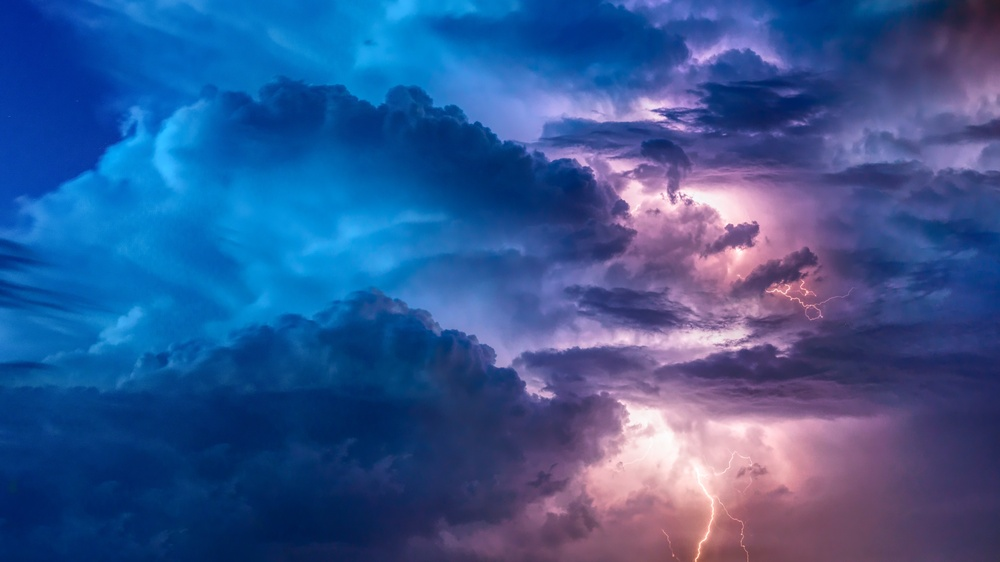
#> input picture image.jpg, 1000 x 562 px, shrunk from 6000 x 3375 before the run, given in place of image.png, which was not available
$ python opencv1.py
#> lines starting #> are read from the running program, lines starting #| are printed output that depends on the picture; pictures that were not available may be replaced by others from this repository, and a replacement may not be noted
import cv2;
import numpy as np;

img = cv2.imread("image.png")
#> img is the input picture: shape (562, 1000, 3); mean B, G, R 147.2, 87.7, 53.2
#HSV
#h - Hue(color type)
#s - Saturation(color intensity)
#v - Value(color brightness)

hsv = cv2.cvtColor(img,cv2.COLOR_BGR2HSV)
#> hsv: shape (562, 1000, 3); mean H, S, V 117.2, 179.7, 150.3
h,s,v = cv2.split(hsv)
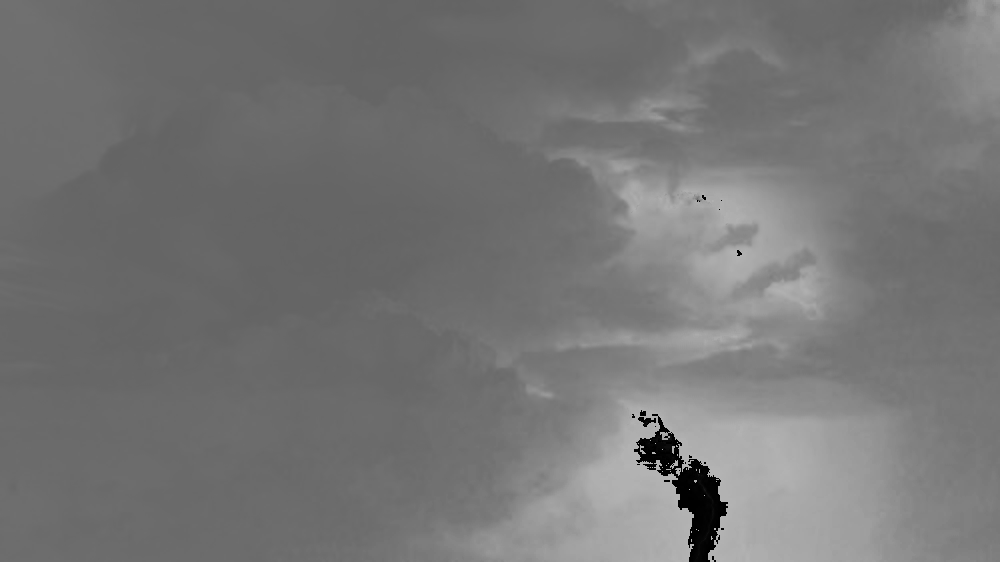
#> h: shape (562, 1000); min 0, max 179, mean 117.2
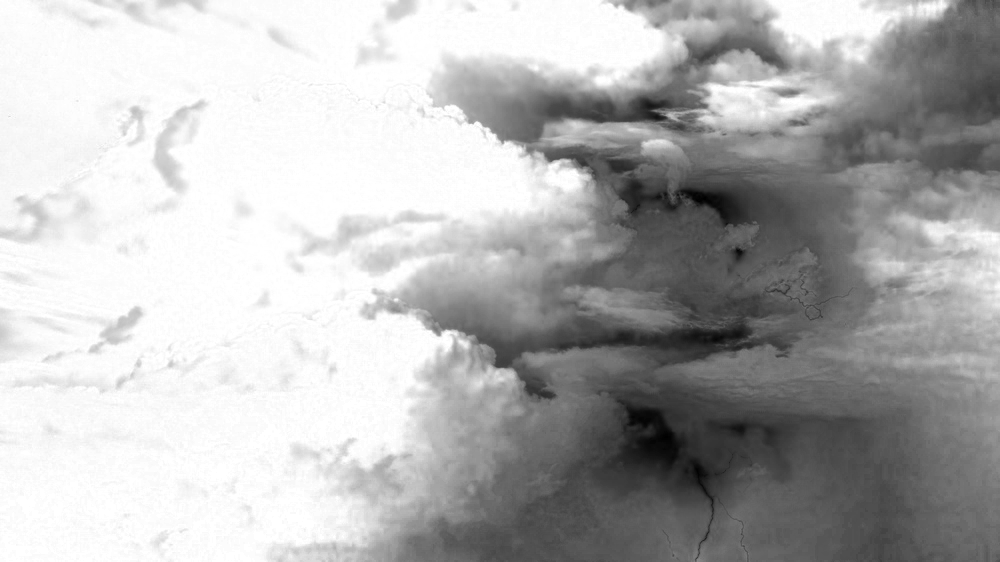
#> s: shape (562, 1000); min 0, max 255, mean 179.7
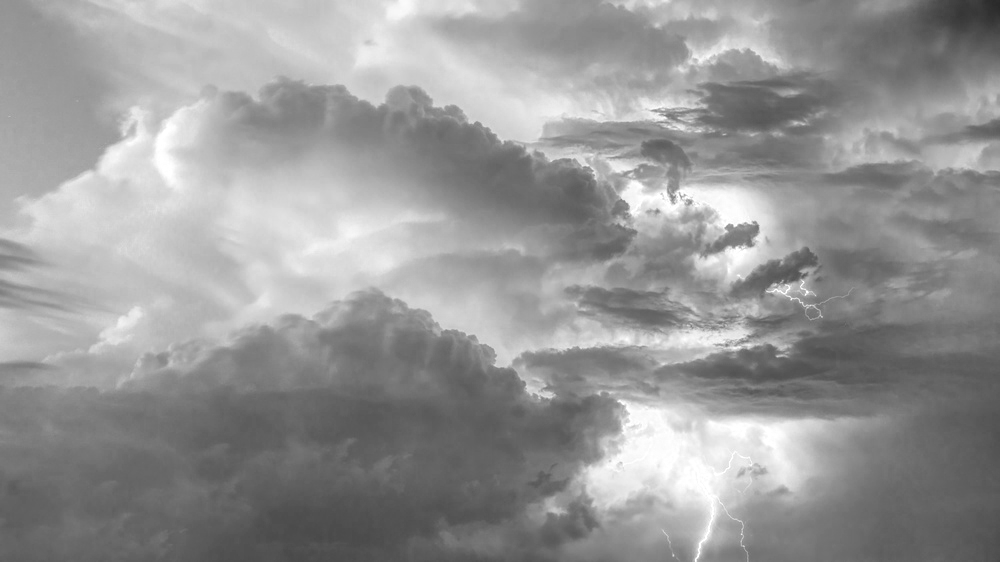
#> v: shape (562, 1000); min 41, max 255, mean 150.3

cv2.imshow("HSV",hsv)
cv2.imshow("H",h)
cv2.imshow("S",s)
cv2.imshow("V",v)
cv2.waitKey(0)
cv2.destroyAllWindows()

$ run again, with lane detection.jpg copied over image.jpg
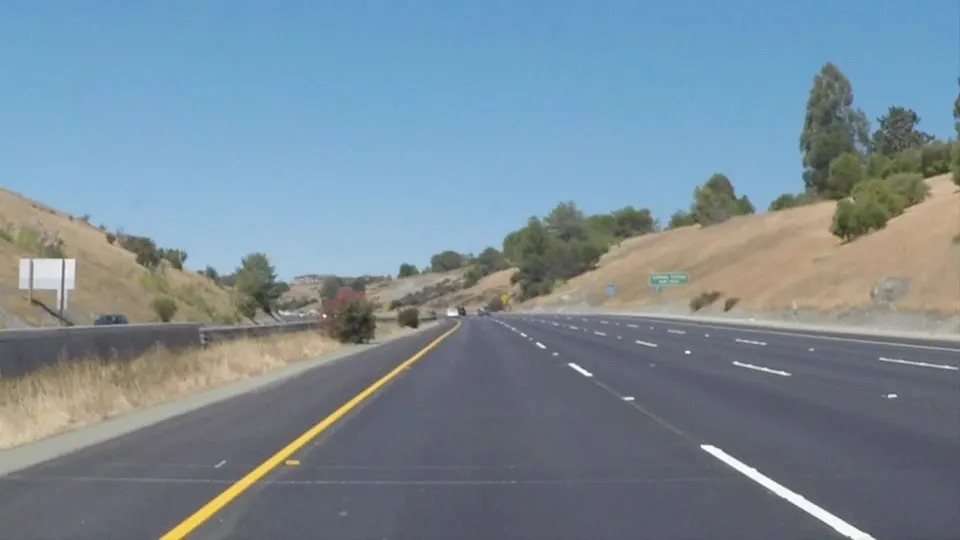
#> input picture lane detection.jpg, 960 x 540 px, given in place of image.png, which was not available
#> img is the input picture: shape (540, 960, 3); mean B, G, R 151.5, 138.9, 120.8
#> hsv: shape (540, 960, 3); mean H, S, V 86.7, 66.3, 159.5
#> `h,s,v = cv2.split(hsv)`:
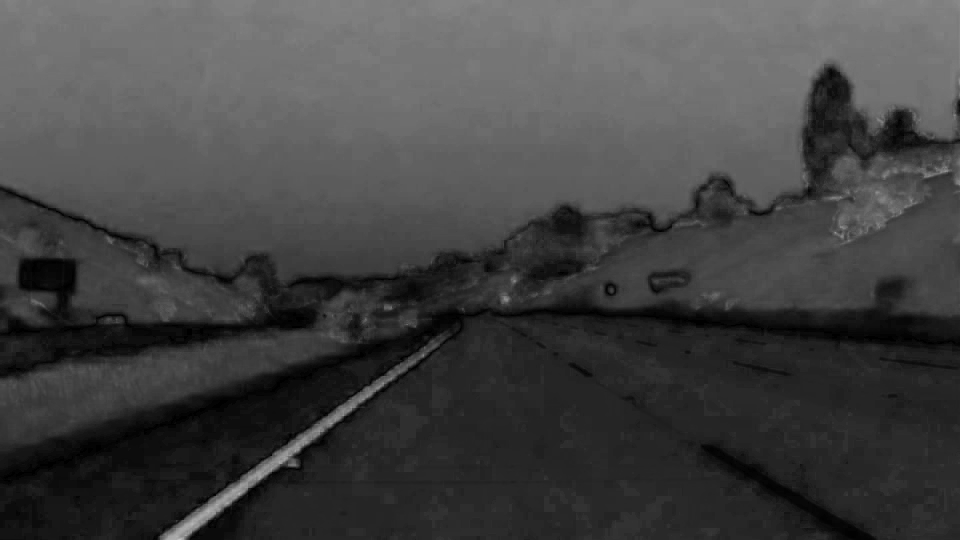
#> s: shape (540, 960); min 0, max 194, mean 66.3
#> `h,s,v = cv2.split(hsv)`:
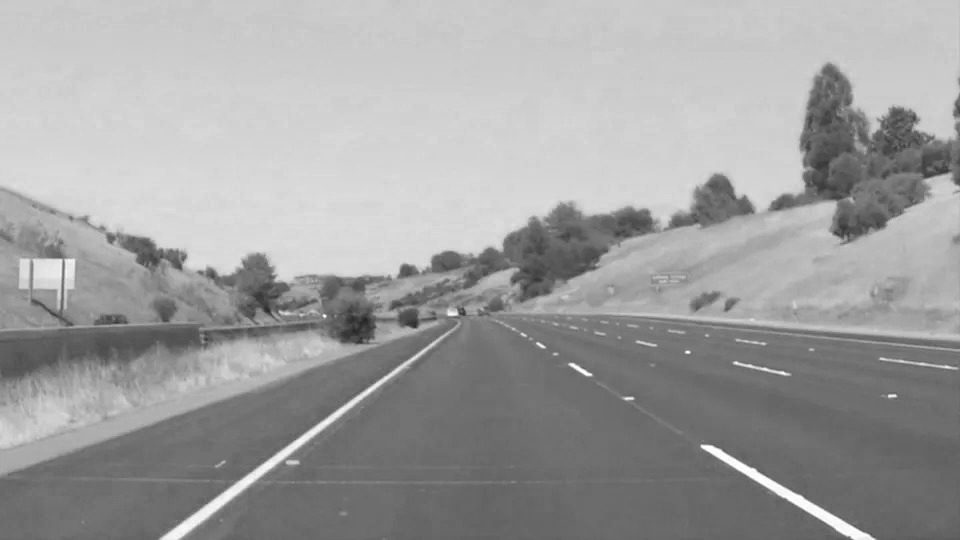
#> v: shape (540, 960); min 33, max 255, mean 159.5
